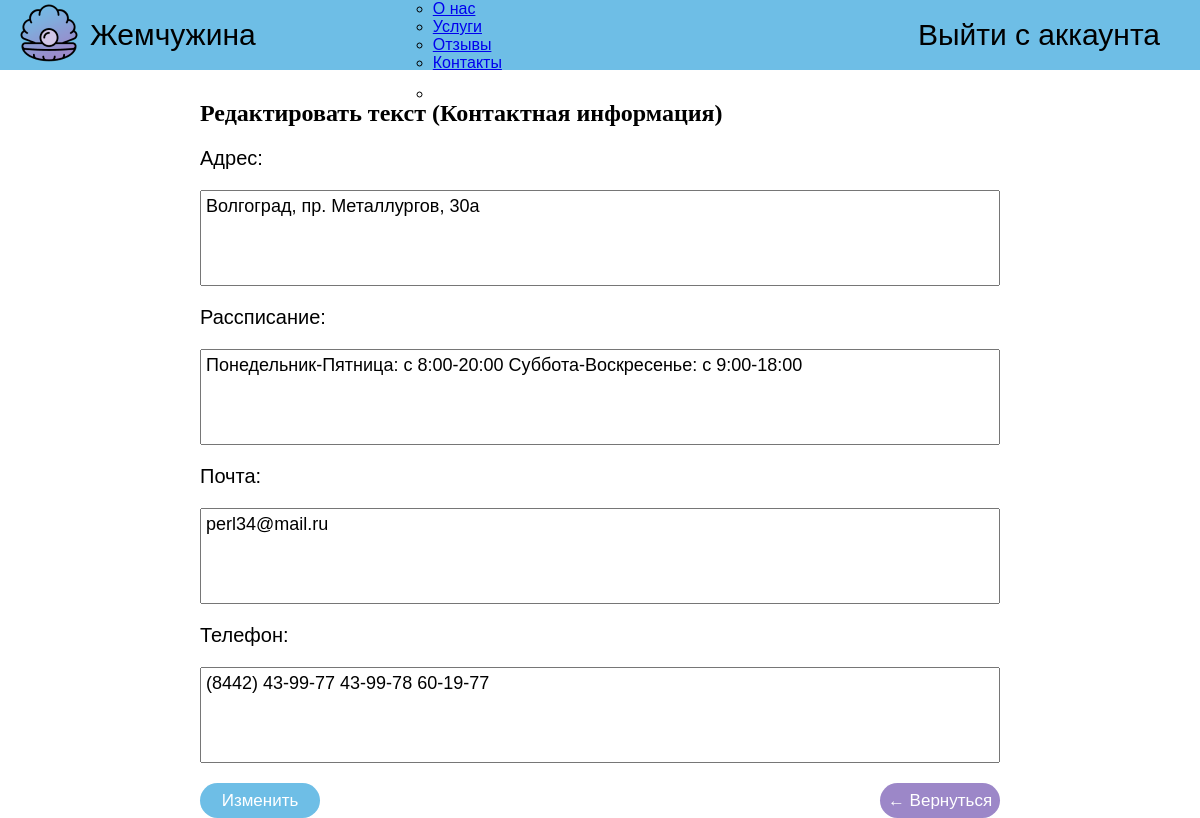
The page /app/admin/update-contacts.php?id=1 (signed in) on the database its author committed.
### tables this page shows
CREATE TABLE `contacts` (
  `id` int(11) NOT NULL,
  `address` varchar(100) NOT NULL,
  `schedule` varchar(100) NOT NULL,
  `mail` varchar(100) NOT NULL,
  `numbers` varchar(100) NOT NULL
);

### app/admin/update-contacts.php (the view, shortened to what this page needs)
<?php
    require_once "includes/connect.php";
    $id = $_GET["id"];
    $update_contacts =  mysqli_fetch_assoc($con->query("SELECT * FROM `contacts` WHERE `id` = $id"));
?>
<!DOCTYPE html>
<html lang="en">
<head>
    <link rel="stylesheet" href="../css/update-page.css">
</head>
<body>
    <main>
        <?php include_once "admin-header.php"; ?>
        <section>
            <h2>Редактировать текст (Контактная информация)</h2>
            <form action="includes/save-contacts.php" method="POST">
                <div class="row-edit">
                    <label for="">Адрес:</label>
                    <textarea name="address" id="" cols="30" rows="4"><?php echo $update_contacts["address"]?></textarea>
                </div>
                <div class="row-edit">
                    <label for="">Рассписание:</label>
                    <textarea name="schedule" id="" cols="30" rows="4"><?php echo $update_contacts["schedule"]?></textarea>
                </div>
                <div class="row-edit">
                    <label for="">Почта:</label>
                    <textarea name="mail" id="" cols="30" rows="4"><?php echo $update_contacts["mail"]?></textarea>
                </div>
                <div class="row-edit">
                    <label for="">Телефон:</label>
                    <textarea name="numbers" id="" cols="30" rows="4"><?php echo $update_contacts["numbers"]?></textarea>
                </div>
                <button type="submit">Изменить</button>
                 <a class ="return" href="admin-panel.php">&#8592; Вернуться</a>
            </form>
        </section>
    </main>
</body>
</html>

### app/css/update-page.css (style rules this page uses)
* { padding: 0; margin: 0; }
section { display: table; width: 800px; min-height: 400px; margin: auto; margin-top: 30px; }
section form { margin-top: 20px; }
section form .row-edit { display: -webkit-box; display: -ms-flexbox; display: flex; -webkit-box-orient: vertical; -webkit-box-direction: normal; -ms-flex-direction: column; flex-direction: column; margin-bottom: 20px; }
section form .row-edit label { font-family: "Montserrat", sans-serif; font-size: 20px; margin-bottom: 20px; }
section form .row-edit textarea { resize: none; padding: 5px; font-family: "Montserrat", sans-serif; font-size: 18px; }
section button { width: 120px; height: 35px; color: white; background-color: #6EBEE6; font-family: "Montserrat", sans-serif; font-size: 17px; border: none; border-radius: 30px; cursor: pointer; -webkit-transition: 0.7s linear; transition: 0.7s linear; }
section .return { float: right; display: -webkit-box; display: -ms-flexbox; display: flex; -webkit-box-pack: center; -ms-flex-pack: center; justify-content: center; -webkit-box-align: center; -ms-flex-align: center; align-items: center; width: 120px; height: 35px; text-decoration: none; color: white; background: #9C87C8; font-family: "Montserrat", sans-serif; font-size: 17px; border: none; border-radius: 30px; -webkit-transition: 0.7s linear; transition: 0.7s linear; }

### rows shown on the page
contacts: address "Волгоград, пр. Металлургов, 30а", schedule "Понедельник-Пятница: с 8:00-20:00 Суббота-Воскресенье: с 9:00-18:00", mail "perl34@mail.ru", numbers "(8442) 43-99-77 43-99-78 60-19-77"
